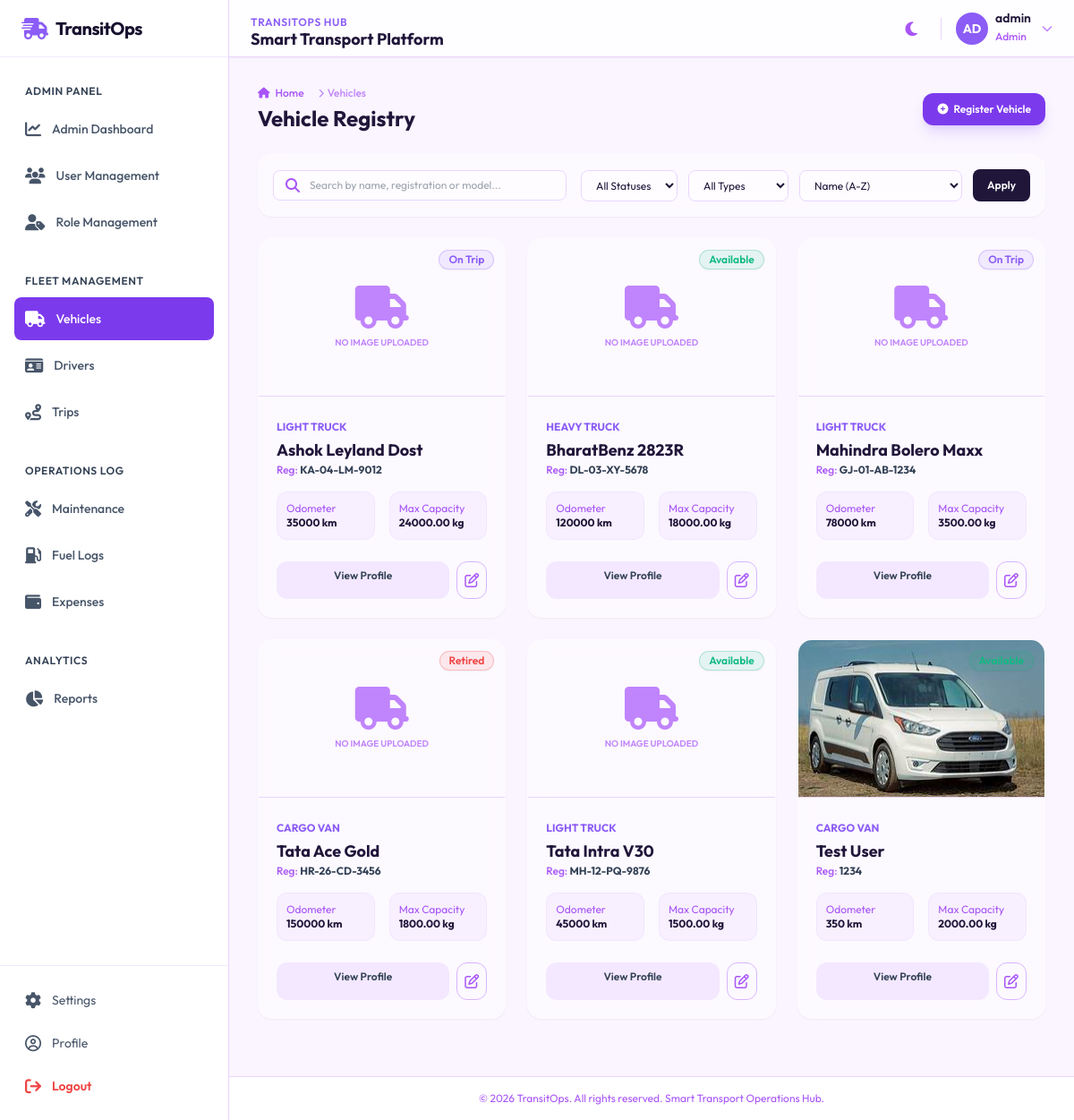
The app's page /vehicles/ (signed in) with its own data.
### accounts/models.py (models this page shows, shortened)
class Profile(models.Model):
    ROLE_CHOICES = [
        ('Admin', 'Admin'),
        ('Fleet Manager', 'Fleet Manager'),
        ('Dispatcher', 'Dispatcher'),
        ('Safety Officer', 'Safety Officer'),
        ('Financial Analyst', 'Financial Analyst'),
    ]
    user = models.OneToOneField(User, on_delete=models.CASCADE, related_name='profile')
    role = models.CharField(max_length=50, choices=ROLE_CHOICES, default='Fleet Manager')
    phone = models.CharField(max_length=20, blank=True)
    photo = models.ImageField(upload_to='profiles/', blank=True, null=True)
    raw_password = models.CharField(max_length=128, blank=True, default='password123')

### vehicles/models.py (models this page shows, shortened)
class Vehicle(models.Model):
    STATUS_CHOICES = [
        ('Available', 'Available'),
        ('On Trip', 'On Trip'),
        ('In Shop', 'In Shop'),
        ('Retired', 'Retired'),
    ]
    VEHICLE_TYPE_CHOICES = [
        ('Cargo Van', 'Cargo Van'),
        ('Light Truck', 'Light Truck'),
        ('Heavy Truck', 'Heavy Truck'),
        ('Semi-Trailer', 'Semi-Trailer'),
    ]
    registration_number = models.CharField(max_length=50, unique=True)
    name = models.CharField(max_length=100)
    model = models.CharField(max_length=100)
    vehicle_type = models.CharField(max_length=50, choices=VEHICLE_TYPE_CHOICES)
    max_load_capacity = models.DecimalField(max_digits=10, decimal_places=2, help_text="Maximum Load Capacity (kg)")
    current_odometer = models.PositiveIntegerField(help_text="Current Odometer (km)")
    acquisition_cost = models.DecimalField(max_digits=12, decimal_places=2)
    purchase_date = models.DateField()
    status = models.CharField(max_length=20, choices=STATUS_CHOICES, default='Available')
    image = models.ImageField(upload_to='vehicles/', blank=True, null=True)

### vehicles/views.py (the view)
# urls.py: path('', views.vehicle_list, name='vehicle_list'),
@login_required
def vehicle_list(request):
    query = request.GET.get('q', '')
    status_filter = request.GET.get('status', '')
    type_filter = request.GET.get('type', '')
    sort_by = request.GET.get('sort', 'name')
    vehicles_list = Vehicle.objects.all()
    if query:
        vehicles_list = vehicles_list.filter(
            Q(registration_number__icontains=query) |
            Q(name__icontains=query) |
            Q(model__icontains=query)
        )
    if status_filter:
        vehicles_list = vehicles_list.filter(status=status_filter)
    if type_filter:
        vehicles_list = vehicles_list.filter(vehicle_type=type_filter)
    if sort_by in ['name', '-name', 'registration_number', '-registration_number', 'current_odometer', '-current_odometer', 'acquisition_cost', '-acquisition_cost']:
        vehicles_list = vehicles_list.order_by(sort_by)
    else:
        vehicles_list = vehicles_list.order_by('name')
    paginator = Paginator(vehicles_list, 6) # 6 vehicles per page
    page_number = request.GET.get('page')
    page_obj = paginator.get_page(page_number)
    context = {
        'page_obj': page_obj,
        'query': query,
        'status_filter': status_filter,
        'type_filter': type_filter,
        'sort_by': sort_by,
        'status_choices': Vehicle.STATUS_CHOICES,
        'type_choices': Vehicle.VEHICLE_TYPE_CHOICES
    }
    return render(request, 'vehicles/list.html', context)

### templates/vehicles/list.html (shortened to what this page needs)
{% extends 'base.html' %}
{% block breadcrumbs %}
<div class="mb-6 flex flex-wrap items-center justify-between gap-4">
    <div>
        <nav class="flex text-xs text-slate-500 dark:text-slate-400 font-medium" aria-label="Breadcrumb">
            <ol class="inline-flex items-center space-x-1 md:space-x-3">
                <li class="inline-flex items-center">
                    <a href="{% url 'dashboard' %}" class="inline-flex items-center gap-1.5 hover:text-blue-500">
                        <i class="fa-solid fa-house"></i> Home
                    </a>
                </li>
                <li>
                    <div class="flex items-center">
                        <i class="fa-solid fa-chevron-right text-[10px] mx-1 text-slate-400"></i>
                        <span class="text-slate-400 dark:text-slate-500">Vehicles</span>
                    </div>
                </li>
            </ol>
        </nav>
        <h2 class="text-2xl font-bold text-slate-800 dark:text-white mt-1">Vehicle Registry</h2>
    </div>
    <a href="{% url 'vehicle_create' %}" class="flex items-center gap-1.5 rounded-xl bg-blue-600 px-4 py-2.5 text-xs font-semibold text-white shadow-lg shadow-blue-500/20 hover:bg-blue-500 transition-all">
        <i class="fa-solid fa-circle-plus"></i> Register Vehicle
    </a>
</div>
{% endblock %}
{% block content %}
<div class="mb-6 rounded-2xl glass-card p-4 shadow-sm">
    <form method="GET" action="{% url 'vehicle_list' %}" class="flex flex-wrap gap-4 items-center justify-between">
        <div class="relative flex-1 min-w-[240px]">
            <span class="absolute inset-y-0 left-0 flex items-center pl-3.5 text-slate-500">
                <i class="fa-solid fa-magnifying-glass"></i>
            </span>
            <input type="text" name="q" value="{{ query }}" placeholder="Search by name, registration or model..." class="w-full rounded-lg border border-slate-200 bg-white/50 py-2 pl-10 pr-4 text-xs dark:border-slate-800 dark:bg-[#0F172A]/50 focus:border-blue-500 focus:outline-none focus:ring-1 focus:ring-blue-500 text-slate-800 dark:text-white transition-colors">
        </div>
        <div class="flex flex-wrap items-center gap-3">
            <select name="status" class="rounded-lg border border-slate-200 bg-white/50 py-2 px-3 text-xs dark:border-slate-800 dark:bg-[#0F172A]/50 text-slate-800 dark:text-white focus:outline-none">
                <option value="">All Statuses</option>
            </select>
            <select name="type" class="rounded-lg border border-slate-200 bg-white/50 py-2 px-3 text-xs dark:border-slate-800 dark:bg-[#0F172A]/50 text-slate-800 dark:text-white focus:outline-none">
                <option value="">All Types</option>
            </select>
            <select name="sort" class="rounded-lg border border-slate-200 bg-white/50 py-2 px-3 text-xs dark:border-slate-800 dark:bg-[#0F172A]/50 text-slate-800 dark:text-white focus:outline-none">
                <option value="name" {% if sort_by == 'name' %}selected{% endif %}>Name (A-Z)</option>
            </select>
            <button type="submit" class="rounded-lg bg-slate-800 dark:bg-slate-700 hover:bg-slate-700 text-white text-xs font-semibold px-4 py-2.5 transition-colors">
                Apply
            </button>
        </div>
    </form>
</div>
<div class="grid grid-cols-1 gap-6 sm:grid-cols-2 lg:grid-cols-3 mb-8">
    {% for vehicle in page_obj %}
        <div class="rounded-2xl glass-card overflow-hidden shadow-sm hover:shadow-md transition-all duration-300 flex flex-col group hover:-translate-y-1">
            <div class="h-44 w-full bg-slate-250 dark:bg-slate-900/60 relative flex items-center justify-center overflow-hidden border-b border-slate-200 dark:border-slate-850">
                {% if vehicle.image %}
                    <img src="{{ vehicle.image.url }}" alt="{{ vehicle.name }}" class="h-full w-full object-cover group-hover:scale-105 transition-transform duration-500">
                {% else %}
                    <div class="flex flex-col items-center justify-center text-slate-400 dark:text-slate-600">
                        <i class="fa-solid fa-truck text-5xl"></i>
                        <span class="text-[10px] uppercase font-semibold mt-2">No Image Uploaded</span>
                    </div>
                {% endif %}
                <span class="absolute top-3 right-3 rounded-full px-2.5 py-0.5 text-xs font-semibold shadow-sm
                    {% if vehicle.status == 'Available' %} bg-emerald-500/10 text-emerald-500 border border-emerald-500/25
                    {% elif vehicle.status == 'On Trip' %} bg-blue-500/10 text-blue-500 border border-blue-500/25
                    {% elif vehicle.status == 'In Shop' %} bg-amber-500/10 text-amber-500 border border-amber-500/25
                    {% else %} bg-red-500/10 text-red-500 border border-red-500/25 {% endif %}">
                    {{ vehicle.status }}
                </span>
            </div>
            <div class="p-5 flex-1 flex flex-col justify-between">
                <div>
                    <span class="text-xs text-blue-500 font-bold uppercase">{{ vehicle.vehicle_type }}</span>
                    <h3 class="text-lg font-bold text-slate-800 dark:text-white mt-0.5 truncate">{{ vehicle.name }}</h3>
                    <p class="text-xs text-slate-500 dark:text-slate-400 font-medium">Reg: <span class="text-slate-700 dark:text-slate-300 font-bold">{{ vehicle.registration_number }}</span></p>
                    <div class="grid grid-cols-2 gap-4 mt-4 text-xs">
                        <div class="bg-slate-100/50 dark:bg-slate-800/40 p-2.5 rounded-xl border border-slate-200/40 dark:border-slate-800/20">
                            <span class="text-slate-500 block">Odometer</span>
                            <span class="font-bold text-slate-800 dark:text-white">{{ vehicle.current_odometer }} km</span>
                        </div>
                        <div class="bg-slate-100/50 dark:bg-slate-800/40 p-2.5 rounded-xl border border-slate-200/40 dark:border-slate-800/20">
                            <span class="text-slate-500 block">Max Capacity</span>
                            <span class="font-bold text-slate-800 dark:text-white">{{ vehicle.max_load_capacity }} kg</span>
                        </div>
                    </div>
                </div>
                <div class="mt-6 flex gap-2">
                    <a href="{% url 'vehicle_detail' pk=vehicle.pk %}" class="flex-1 text-center rounded-xl bg-slate-100 hover:bg-slate-200 dark:bg-slate-800 dark:hover:bg-slate-750 text-slate-700 dark:text-white py-2 text-xs font-semibold transition-colors">
                        View Profile
                    </a>
                    <a href="{% url 'vehicle_update' pk=vehicle.pk %}" class="rounded-xl border border-slate-300 hover:border-slate-400 dark:border-slate-700 dark:hover:border-slate-600 p-2 text-slate-500 dark:text-slate-400 hover:text-slate-700 dark:hover:text-white transition-colors" title="Edit Vehicle">
                        <i class="fa-regular fa-pen-to-square"></i>
                    </a>
                </div>
            </div>
        </div>
    {% endfor %}
</div>
{% endblock %}

### templates/navbar.html (shortened to what this page needs)
<header class="sticky top-0 z-30 flex h-16 w-full items-center justify-between border-b border-slate-200 bg-white/80 px-4 shadow-sm backdrop-blur dark:border-slate-800 dark:bg-slate-900/80 md:px-6">
    <div class="flex items-center gap-3">
        <div class="hidden sm:block">
            <span class="text-xs font-semibold uppercase tracking-wider text-blue-500">TransitOps Hub</span>
            <h1 class="text-lg font-bold text-slate-800 dark:text-white leading-none">Smart Transport Platform</h1>
        </div>
    </div>
    <div class="flex items-center gap-4">
        <button id="theme-toggle" class="rounded-lg p-2.5 text-slate-500 hover:bg-slate-100 hover:text-slate-700 dark:text-slate-400 dark:hover:bg-slate-800 dark:hover:text-slate-200">
            <i class="fa-solid fa-moon dark:hidden text-lg"></i>
        </button>
        <div class="relative" id="profile-dropdown-container">
            <button id="profile-dropdown-btn" class="flex items-center gap-2 rounded-full focus:outline-none focus:ring-2 focus:ring-blue-500">
                {% if user.profile.photo %}
                    <img src="{{ user.profile.photo.url }}" alt="{{ user.username }}" class="h-9 w-9 rounded-full object-cover border border-slate-200 dark:border-slate-800">
                {% else %}
                    <div class="flex h-9 w-9 items-center justify-center rounded-full bg-blue-500 text-white font-bold text-sm uppercase">
                        {{ user.username|slice:":2" }}
                    </div>
                {% endif %}
                <div class="hidden text-left md:block">
                    <p class="text-sm font-semibold text-slate-800 dark:text-white leading-none">{{ user.username }}</p>
                    <span class="text-xs text-slate-500 dark:text-slate-400 font-medium">{{ user.profile.role|default:"Fleet Member" }}</span>
                </div>
                <i class="fa-solid fa-chevron-down text-xs text-slate-400 hidden md:block ml-1"></i>
            </button>
        </div>
    </div>
</header>

### records on screen
Vehicle: image "NO IMAGE UPLOADED", status "On Trip", vehicle_type "LIGHT TRUCK", name "Ashok Leyland Dost", registration_number "KA-04-LM-9012", current_odometer "35000", max_load_capacity "24000.00"
Vehicle: image "NO IMAGE UPLOADED", status "Available", vehicle_type "HEAVY TRUCK", name "BharatBenz 2823R", registration_number "DL-03-XY-5678", current_odometer "120000", max_load_capacity "18000.00"
Vehicle: image "NO IMAGE UPLOADED", status "On Trip", vehicle_type "LIGHT TRUCK", name "Mahindra Bolero Maxx", registration_number "GJ-01-AB-1234", current_odometer "78000", max_load_capacity "3500.00"
Vehicle: image "NO IMAGE UPLOADED", status "Retired", vehicle_type "CARGO VAN", name "Tata Ace Gold", registration_number "HR-26-CD-3456", current_odometer "150000", max_load_capacity "1800.00"
Vehicle: image "NO IMAGE UPLOADED", status "Available", vehicle_type "LIGHT TRUCK", name "Tata Intra V30", registration_number "MH-12-PQ-9876", current_odometer "45000", max_load_capacity "1500.00"
Vehicle: image (picture), vehicle_type "CARGO VAN", name "Test User", registration_number "1234", current_odometer "350", max_load_capacity "2000.00"

### other values on screen
{{ user.username|slice:":2" }} "AD"
{{ user.username }} "admin"
{{ user.profile.role|default:"Fleet Member" }} "Admin"
